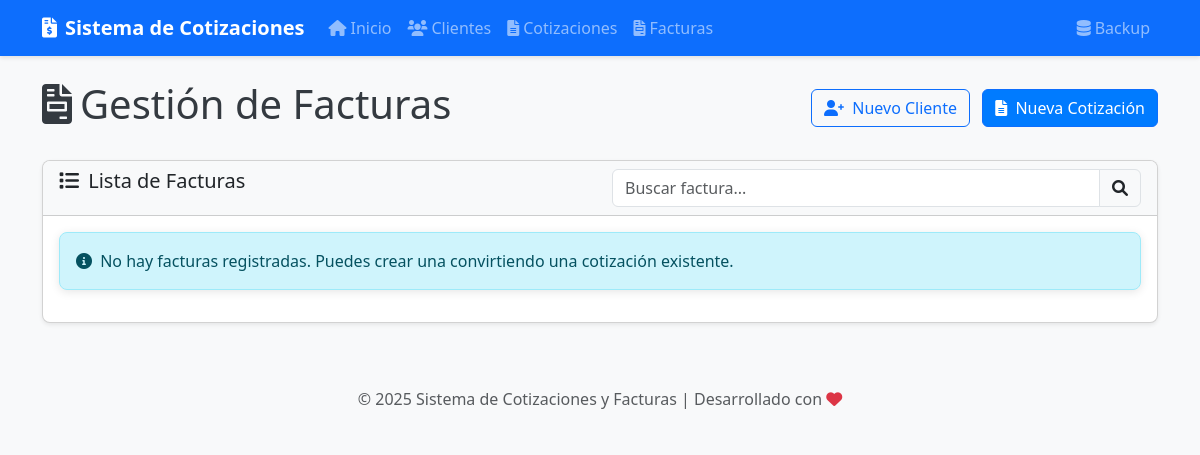
/facturas, run on an earlier commit of the app's database.
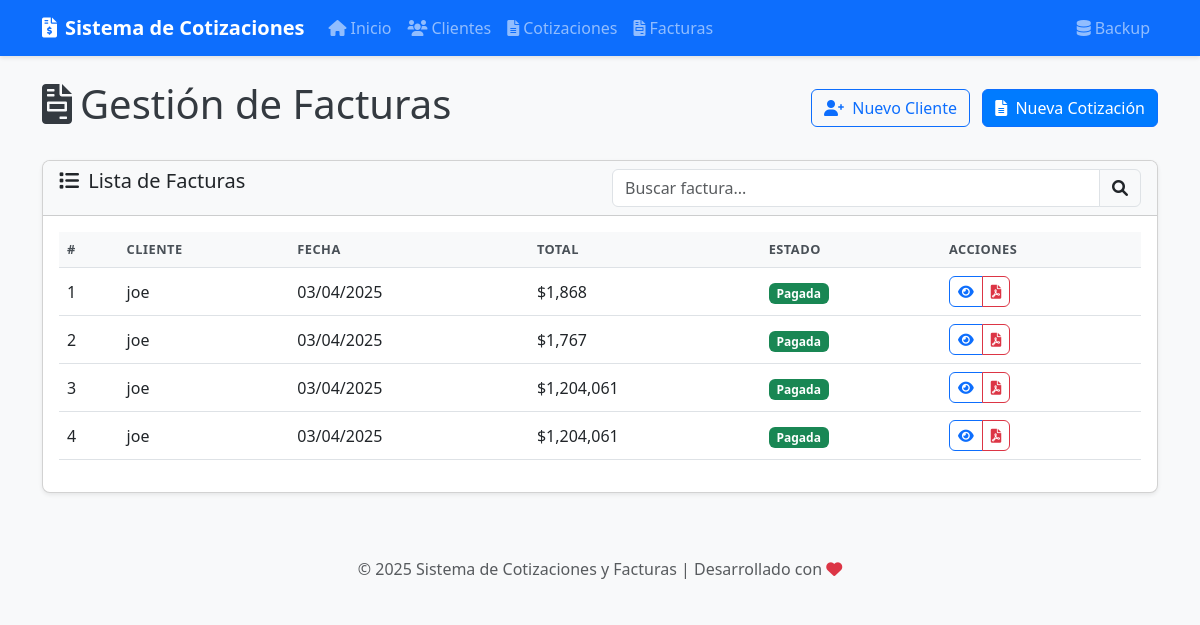
And on a later commit of the database.
### models.py (models this page shows, shortened)
class Factura(db.Model):
    id = db.Column(db.Integer, primary_key=True)
    cliente_id = db.Column(db.Integer, db.ForeignKey('cliente.id'), nullable=False)
    cotizacion_id = db.Column(db.Integer, db.ForeignKey('cotizacion.id'), nullable=True)
    fecha = db.Column(db.DateTime, default=datetime.now)
    fecha_vencimiento = db.Column(db.DateTime, nullable=True)
    descripcion = db.Column(db.Text, nullable=True)
    pagada = db.Column(db.Boolean, default=False)
    fecha_pago = db.Column(db.DateTime, nullable=True)
    items = db.relationship('ItemFactura', backref='factura', lazy=True, cascade="all, delete-orphan")
    @property
    def subtotal(self):
        return sum(item.subtotal for item in self.items)
    @property
    def iva(self):
        return self.subtotal * 0.19  # 19% IVA en Chile
    @property
    def total(self):
        return self.subtotal + self.iva

class Cliente(db.Model):
    id = db.Column(db.Integer, primary_key=True)
    nombre = db.Column(db.String(100), nullable=False)
    email = db.Column(db.String(100), nullable=True)
    telefono = db.Column(db.String(20), nullable=True)
    direccion = db.Column(db.String(200), nullable=True)
    rut = db.Column(db.String(20), nullable=True)
    fecha_creacion = db.Column(db.DateTime, default=datetime.now)
    cotizaciones = db.relationship('Cotizacion', backref='cliente', lazy=True)
    facturas = db.relationship('Factura', backref='cliente', lazy=True)

class ItemFactura(db.Model):
    id = db.Column(db.Integer, primary_key=True)
    factura_id = db.Column(db.Integer, db.ForeignKey('factura.id'), nullable=False)
    nombre = db.Column(db.String(100), nullable=False)
    descripcion = db.Column(db.Text, nullable=True)
    cantidad = db.Column(db.Integer, default=1)
    precio_unitario = db.Column(db.Float, nullable=False)
    @property
    def subtotal(self):
        return self.cantidad * self.precio_unitario

### app.py (the view)
@app.route('/facturas')
def listar_facturas():
    facturas = Factura.query.all()
    return render_template('facturas/listar.html', facturas=facturas)

### templates/facturas/listar.html (shortened to what this page needs)
{% extends 'base.html' %}
{% block content %}
<div class="d-flex justify-content-between align-items-center mb-4">
    <h1><i class="fas fa-file-invoice me-2"></i>Gestión de Facturas</h1>
    <div>
        <a href="{{ url_for('listar_clientes') }}" class="btn btn-outline-primary me-2">
            <i class="fas fa-user-plus me-1"></i> Nuevo Cliente
        </a>
        <a href="{{ url_for('listar_cotizaciones') }}" class="btn btn-primary">
            <i class="fas fa-file-alt me-1"></i> Nueva Cotización
        </a>
    </div>
</div>
<div class="card shadow-sm">
    <div class="card-header bg-light">
        <div class="row">
            <div class="col-md-6">
                <h5 class="mb-0"><i class="fas fa-list me-1"></i> Lista de Facturas</h5>
            </div>
            <div class="col-md-6">
                <div class="input-group">
                    <input type="text" id="buscar-factura" class="form-control" placeholder="Buscar factura...">
                    <span class="input-group-text">
                        <i class="fas fa-search"></i>
                    </span>
                </div>
            </div>
        </div>
    </div>
    <div class="card-body">
        {% if facturas %}
            <div class="table-responsive">
                <table class="table table-hover">
                    <thead>
                        <tr>
                            <th>#</th>
                            <th>Cliente</th>
                            <th>Fecha</th>
                            <th>Total</th>
                            <th>Estado</th>
                            <th>Acciones</th>
                        </tr>
                    </thead>
                    <tbody id="tabla-facturas">
                        {% for factura in facturas %}
                            <tr>
                                <td>{{ factura.id }}</td>
                                <td>{{ factura.cliente.nombre }}</td>
                                <td>{{ factura.fecha.strftime('%d/%m/%Y') }}</td>
                                <td>${{ "{:,.0f}".format(factura.total) }}</td>
                                <td>
                                    {% if factura.pagada %}
                                        <span class="badge bg-success">Pagada</span>
                                    {% else %}
                                        <span class="badge bg-warning text-dark">Pendiente</span>
                                    {% endif %}
                                </td>
                                <td>
                                    <div class="btn-group btn-group-sm">
                                        <a href="{{ url_for('ver_factura', id=factura.id) }}" class="btn btn-outline-primary" title="Ver detalle">
                                            <i class="fas fa-eye"></i>
                                        </a>
                                        <a href="{{ url_for('pdf_factura', id=factura.id) }}" class="btn btn-outline-danger" target="_blank" title="Ver PDF">
                                            <i class="fas fa-file-pdf"></i>
                                        </a>
                                    </div>
                                </td>
                            </tr>
                        {% endfor %}
                    </tbody>
                </table>
            </div>
        {% else %}
            <div class="alert alert-info">
                <i class="fas fa-info-circle me-1"></i> No hay facturas registradas. Puedes crear una convirtiendo una cotización existente.
            </div>
        {% endif %}
    </div>
</div>
{% endblock %}

What changed in the data, as far as the page shows it:
added Factura: id "1", cliente.nombre "joe", fecha "03/04/2025", pagada "Pagada"
added ItemFactura: total "1,868"
added Factura: id "2", cliente.nombre "joe", fecha "03/04/2025", pagada "Pagada"
added ItemFactura: total "1,767"
added Factura: id "3", cliente.nombre "joe", fecha "03/04/2025", pagada "Pagada"
added ItemFactura: total "1,204,061"
added Factura: id "4", cliente.nombre "joe", fecha "03/04/2025", pagada "Pagada"
added ItemFactura: total "1,204,061"
Also different on the page:
text no longer shown: "No hay facturas registradas. Puedes crear una convirtiendo una cotización existente."
text now shown: "# CLIENTE FECHA TOTAL ESTADO ACCIONES"
